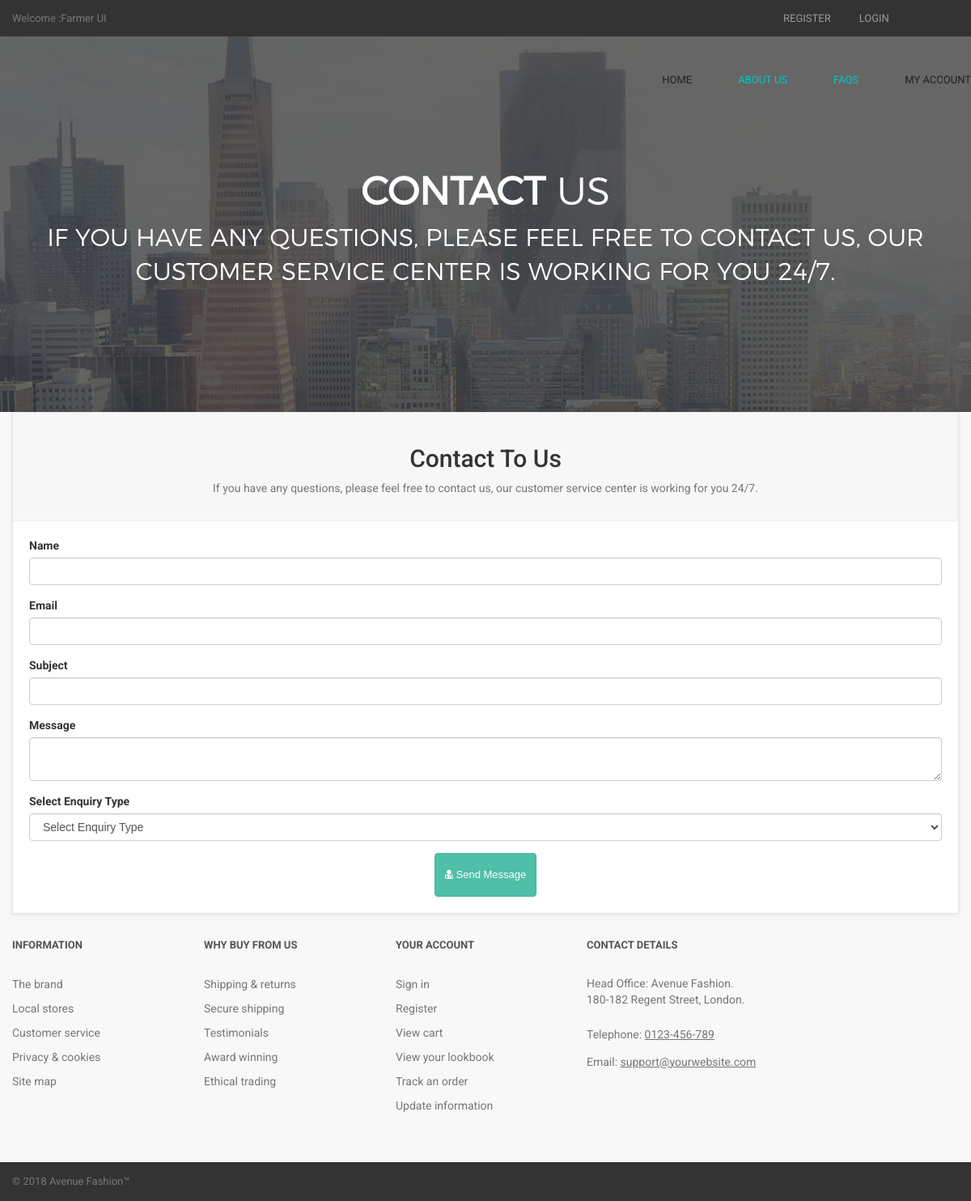
The page /contact.php on the database its author committed.
### tables this page shows
CREATE TABLE `contact_us` (
  `contact_id` int(10) NOT NULL,
  `contact_email` text NOT NULL,
  `contact_heading` text NOT NULL,
  `contact_desc` text NOT NULL
);

### contact.php (the view, shortened to what this page needs)
<?php
include("includes/db.php");
include("includes/header.php");
include("includes/main.php");
?>
  <main>
    <div class="nero">
      <div class="nero__heading">
        <span class="nero__bold">Contact</span> Us
      </div>
      <p class="nero__text">
      If you have any questions, please feel free to contact us, our customer service center is working for you 24/7.
      </p>
    </div>
  </main>
<div class="col-md-12" >
<div class="box" >
<div class="box-header" >
<center>
<?php
$get_contact_us = "select * from contact_us";
$run_conatct_us = mysqli_query($con,$get_contact_us);
$row_conatct_us = mysqli_fetch_array($run_conatct_us);
$contact_heading = $row_conatct_us['contact_heading'];
$contact_desc = $row_conatct_us['contact_desc'];
?>
<h2> <?php echo $contact_heading; ?> </h2>
<p class="text-muted" >
<?php echo $contact_desc; ?>
</p>
</center>
</div>
<form action="contact.php" method="post" >
<div class="form-group" >
<label>Name</label>
<input type="text" class="form-control" name="name" required>
</div>
<div class="form-group">
<label>Email</label>
<input type="text" class="form-control" name="email" required>
</div>
<div class="form-group">
<label> Subject </label>
<input type="text" class="form-control" name="subject" required>
</div>
<div class="form-group">
<label> Message </label>
<textarea class="form-control" name="message"> </textarea>
</div>
<div class="form-group">
<label> Select Enquiry Type </label>
<select name="enquiry_type" class="form-control">
<option> Select Enquiry Type </option>
</select>
</div>
<div class="text-center">
<button type="submit" name="submit" class="btn btn-primary">
<i class="fa fa-user-md"></i> Send Message
</button>
</div>
</form>
</div>
</div>
<?php
include("includes/footer.php");
?>
</body>
</html>

### styles/backend.css (style rules this page uses)
html { font-family: "Roboto", Helvetica, Arial, sans-serif; line-height: 1.15; -ms-text-size-adjust: 100%; -webkit-text-size-adjust: 100% }
body { margin: 0 }
figcaption, figure, main { display: block }
button, input, optgroup, select, textarea { font-family: sans-serif; font-size: 100%; line-height: 1.15; margin: 0 }
button, input { overflow: visible }
button, select { text-transform: none }
[type=reset], [type=submit], button, html [type=button] { -webkit-appearance: button }
textarea { overflow: auto }
html { box-sizing: border-box }
body { min-width: 1190px; font-family: Montserrat, sans-serif; font-weight: 400; background-color: white; }
.btn { display: inline-block; vertical-align: top; font-size: 13px; line-height: 40px; text-decoration: none; -webkit-transition: .3s; transition: .3s }
.nero { padding-top: 160px; padding-bottom: 140px; font-family: 'montserratlight', sans-serif; text-align: center; text-transform: uppercase; color: #FFF; background: #666 url("../images/banner-ave.jpg") no-repeat; background-size: cover; background-position: center; }
.nero__heading { font-size: 48px; }
.nero__bold { font-weight: 700; }
.nero__text { font-size: 30px; }

### styles/style.css (style rules this page uses)
body { font-family: "Roboto", Helvetica, Arial, sans-serif; font-size: 14px; line-height: 1.42857143; color: #333333; background-color: #f0f0f0; overflow-x: hidden; }
.btn-primary { color:rgb(255, 255, 255); background-color:rgb(79, 191, 168); border-color:rgb(65, 179, 156); }
.box { background: #fff; margin: 0 0 30px; border: solid 1px #e6e6e6; box-sizing: border-box; padding:20px; box-shadow: 0 1px 5px rgba(0, 0, 0, 0.1); }
.box .box-header { background:#f7f7f7; margin:-20px -20px 20px; padding:20px; border-bottom: solid 1px #eeeeee; }

### rows shown on the page
contact_us: contact_heading "Contact To Us", contact_desc "If you have any questions, please feel free to contact us, our customer service center is working for you 24/7."
